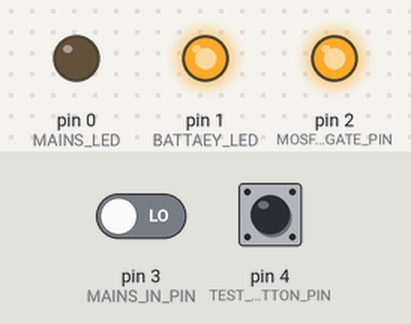
The sketch below on a simulated Arduino Uno, built with avr-gcc and run on an emulated ATmega328P. Parts: output pins drawn as LEDs (lit = HIGH). The inputs (shaded band) are chosen by the test bench; at power-on: pin 3 (MAINS_IN_PIN) LOW, pin 4 (TEST_BUTTON_PIN) LOW.

Above: at 1.2 s.
1.3 s: pin 3 (MAINS_IN_PIN) driven HIGH
At 1.7 s:
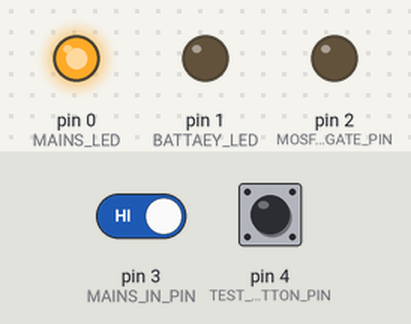
2.8 s: pin 3 (MAINS_IN_PIN) driven LOW
At 4.0 s:
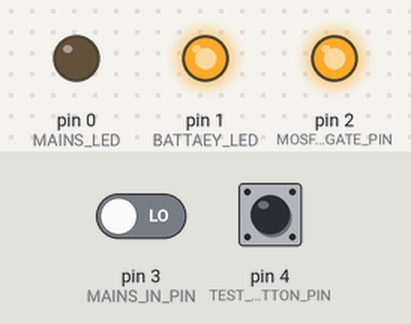
Timing chart, 0 to 5.8 s (numbered marks = the images above; inputs shaded):
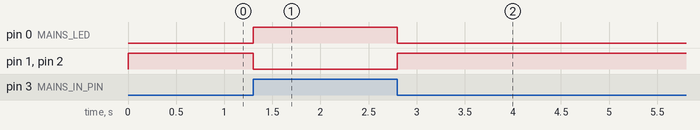

The sketch:

emergency_lamp.ino
```cpp
byte MAINS_LED = 0;//PB0,UC-PHY-PIN 5
byte BATTAEY_LED = 1;//PB1,UC-PHY-PIN 6
byte MOSFET_GATE_PIN = 2;//PB2,UC-PHY-PIN 7

byte MAINS_IN_PIN = 3;//PB3,UC-PHY- 2,ADC4
byte TEST_BUTTON_PIN = 4;//PB4,UC-PHY- 3,ADC3

boolean TEST_STATE = false;

void setup() {
  pinMode(MAINS_IN_PIN, INPUT);
  pinMode(TEST_BUTTON_PIN, INPUT);
  pinMode(MAINS_LED, OUTPUT);
  pinMode(BATTAEY_LED, OUTPUT);
  pinMode(MOSFET_GATE_PIN, OUTPUT);
}

void loop() {

  if (digitalRead(TEST_BUTTON_PIN)) {
    TEST_STATE = true;
  } else {
    TEST_STATE = false;
  }


  if (!TEST_STATE) {
    if (digitalRead(MAINS_IN_PIN)) {
      digitalWrite(MAINS_LED, HIGH);
      digitalWrite(BATTAEY_LED, LOW);
      digitalWrite(MOSFET_GATE_PIN, LOW);
    } else {
      digitalWrite(BATTAEY_LED, HIGH);
      digitalWrite(MOSFET_GATE_PIN, HIGH);
      digitalWrite(MAINS_LED, LOW);
    }
  } else {
    digitalWrite(BATTAEY_LED, HIGH);
    digitalWrite(MOSFET_GATE_PIN, HIGH);
    digitalWrite(MAINS_LED, LOW);
  }

}
```

Measured:
- after the input at 1.3 s, pin 0 (MAINS_LED): LOW → HIGH at once; pin 1 (BATTAEY_LED), pin 2 (MOSFET_GATE_PIN): HIGH → LOW at once
- after the input at 2.8 s, pin 0 (MAINS_LED): HIGH → LOW at once; pin 1 (BATTAEY_LED), pin 2 (MOSFET_GATE_PIN): LOW → HIGH at once
